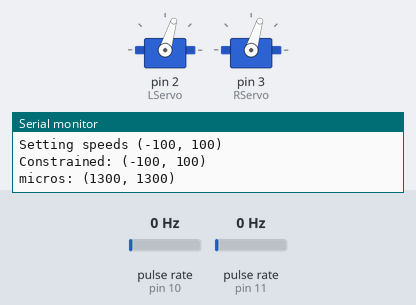
The sketch below on a simulated Arduino Uno, built with avr-gcc and run on an emulated ATmega328P. On the bench: 2 × servo, the last lines printed to the serial monitor. Wiring (inferred from the names in the program): 2 × pulse sensor: data pin 10 / data pin 11. The test bench sets the inputs (shaded band); at power-on: pulse rate (sensors on pin 10, pin 11) 0 Hz.

Above: at 0.1 s.
At 34.9 s:
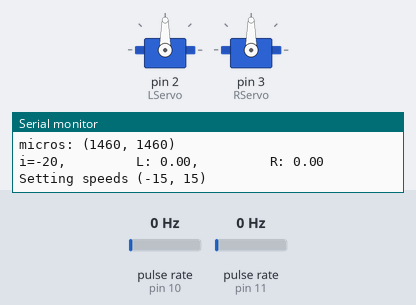
Timing chart, 0 to 40.0 s (numbered marks = the images above):
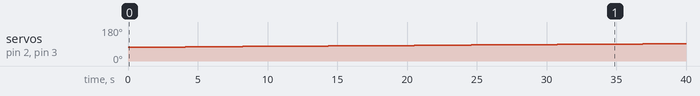

The sketch:

task2.ino
```cpp
#include <Servo.h>
#include <PinChangeInt.h>
#include "MyEncoders.h"
#include "MyServos.h"

extern float calibratedL[], calibratedR[];
Servo LServo, RServo;
char message[80];

void setup()
{
  initEncoders();
  Serial.begin(9600);
  LServo.attach(2);
  RServo.attach(3);


  calibrate();
  resetCounts();

  for(int i = 0; i<SAMPLESIZE; i++)
  {
    Serial.print(calibratedL[i]);
    Serial.print("    ");
    Serial.println(calibratedR[i]);
  }

}

void loop()
{
   delay(1000);
}
```

MyEncoders.h
```cpp
#ifndef __MY_ENCODERS__
#define __MY_ENCODERS__
#include <PinChangeInt.h>
#define Lservo 2
#define Rservo 3
#define Lencoder 10
#define Rencoder 11
volatile unsigned long Lticks;
volatile unsigned long Rticks;
volatile float LdeltaT;
volatile float RdeltaT;
volatile float timeL, timeR;

//this function sets the tick counts to 0
void resetCounts()
{
	Lticks = 0;
	Rticks = 0;
}

//this function should return the left and right tickcounts
// since either the start of the program or the last
//call to the function resetCounts()
void getCounts(unsigned long counts[])
{
	counts[0] = Lticks;
	counts[1] = Rticks;
}


//this function should return the instantaneous speeds of the wheels
//meassured in revolutions per second.
void getSpeeds(float speeds[])
{
  unsigned long now = millis();

  LdeltaT = now - timeL;
  RdeltaT = now - timeR;
//f = 1/T = 1/(32*deltaT)
	speeds[0] = (float)Lticks/(32.0f*LdeltaT) * 1000.0f;
	speeds[1] = (float)Rticks/(32.0f*RdeltaT) * 1000.0f;

 timeL = timeR = millis();

 resetCounts();
}

void LinterruptFunction()
{
	//float now = millis();
	//LdeltaT = (now - timeL);
	//timeL = millis();
		Lticks++;
}
void RinterruptFunction()
{
	//float now = millis();
	//RdeltaT = (now - timeR);
	//timeR = millis();
		Rticks++;
}

//this function should include whatever code necessary to initialize this module
void initEncoders()
{
    timeL = millis();
    timeR = timeL;

    pinMode(Lencoder, INPUT_PULLUP);
	attachPinChangeInterrupt(Lencoder, LinterruptFunction, FALLING);

	pinMode(Rencoder, INPUT_PULLUP);
	attachPinChangeInterrupt(Rencoder, RinterruptFunction, FALLING);
}


#endif
```

MyServos.h
```cpp
#ifndef __MY_SERVOS__
#define __MY_SERVOS__

#define SAMPLESIZE 41
//NOTE: you are allowed to modify this file as long as the functions
//implement the requested functionality
extern Servo LServo, RServo;
float calibratedL[SAMPLESIZE], calibratedR[SAMPLESIZE];

//this function should set the left and right speeds of the wheel
//when both inputs are positive the robot should move forward
//when both inputs are negative the robot should move backward
//microsLeft should encode the left wheel velocity and viceversa
//NOTE: REQUIRES -100 TO 100 RANGE FOR INPUTS
void setSpeeds(int speedL, int speedR)
{
	char message[80];

	sprintf(message,"Setting speeds (%d, %d)", speedL, speedR);
	Serial.println(message);
	speedL = constrain(speedL, -100, 100);
	speedR = constrain(speedR, -100, 100);

	sprintf(message, "Constrained: (%d, %d)", speedL, speedR);
	Serial.println(message);

	int tmpL = map(speedL, -100, 100, 1300, 1700);
	int tmpR = map(speedR, -100, 100, 1700, 1300);
	LServo.writeMicroseconds(tmpL);
	RServo.writeMicroseconds(tmpR);

	sprintf(message, "micros: (%d, %d)", tmpL, tmpR);
	Serial.println(message);

}

//same as the function setSpeeds, but the inputs now indicate
//the revolutions per second (rps) at which each wheel should spin
void setSpeedsRPS(float rpsLeft, float rpsRight)
{
	float microsLesser, microsGreater, micros, rps;
	int speeds[2];
	int greater, lesser, direction, start, end;

	for(int t=0; t<2; t++)
	{
		if(t==0)
			rps = rpsLeft;
		if(t==1)
			rps = rpsRight;
		//edge case for wheel not moving.
		if(rps == 0.0f)
		{
			micros = 0.0f;
			speeds[t] = (int)micros;
		}
		else
		{
			//wheel moves forward, filling 2nd half of calibrated array
			if(rps > 0.0f)
			{
				direction = 1;
				start = (SAMPLESIZE-1)/2;
				end = SAMPLESIZE-1;
			}
			else
			{
				//wheel moves reverse, filling 1st half of calibrated array
				direction = -1;
				start = (SAMPLESIZE-1)/2;
				end = 0;
				rps *= -1.0f;
			}

			int i= start;
			//increment i until rps is not greater or bound is reached
			if(t == 0)
				while(rps > calibratedL[i] && i >= 0 && i < SAMPLESIZE)
				{
					if(direction == 1)
						i++;
					else
						--i;
				}
			if(t == 1)
				while(rps > calibratedR[i] && i >= 0 && i < SAMPLESIZE)
				{
					if(direction == 1)
						i++;
					else
						--i;
				}

			//edge cases for array bounds
			if(i == SAMPLESIZE)
				micros = 100.0f;
			else if(i < 0)
				micros = -100.0f;
			else
			{
				lesser = i-direction;
				greater = i;

				if(direction == 1)
				{
					microsLesser = map(lesser, start, end, 0, 100);
					microsGreater = map(greater, start, end, 0, 100);
				}
				else if(direction == -1)
				{
					microsLesser = map(lesser, end, start, -100, 0);
					microsGreater = map(greater, end, start, -100, 0);
				}

				if(t == 0)
					micros = map(rps, calibratedL[lesser], calibratedL[greater], microsLesser, microsGreater);
				if(t == 1)
					micros = map(rps, calibratedR[lesser], calibratedR[greater], microsLesser, microsGreater);

				speeds[t] = (int)micros;
			}
		}
	}

  Serial.print("requested rps (");
  Serial.print(rpsLeft);
  Serial.print(", ");
  Serial.print(rpsRight);
	Serial.println(")");

	setSpeeds(speeds[0], speeds[1]);
}

//same as the function setSpeeds, but the inputs now indicate
//the inches per second (ips) at which each wheel should spin
void setSpeedsIPS(float ipsLeft, float ipsRight)
{
	float ipr = 8.1995f;	//inches per revolution
	float tmpL, tmpR;
	tmpL = ipsLeft/ipr;
	tmpR = ipsRight/ipr;

	Serial.print("requested ips L: ");
	Serial.print(ipsLeft);
	Serial.print(",     R: ");
	Serial.println(ipsRight);
	setSpeedsRPS(tmpL, tmpR);
}


//this function is meant for doing whatever necessary for the
//functions 'setSpeedsIPS' and 'setSpeedsRPS' to work properly
void calibrate()
{

	int speed;
	float speeds[2];

	getSpeeds(speeds);

	Serial.println("Calibrating ...");
	for(int i=0; i< SAMPLESIZE; i++)
	{

			speed = map(i, 0, SAMPLESIZE-1, -100, 100);
			setSpeeds(speed, -speed);
			delay(2000);
			getSpeeds(speeds);
			calibratedL[i]= speeds[0];
			calibratedR[i]= speeds[1];


		Serial.print("i="); Serial.print(speed);
	    Serial.print(",         L: ");
	    Serial.print(calibratedL[i]);
	    Serial.print(",         R: ");
	    Serial.println(calibratedR[i]);

	}
	Serial.println("Calibration done.\n");
}


//this function should make the robot move with a linear speed of v
//measured in inches per second, and an angular speed of w
//in rads per second. Positive ws should indicate a counterclockwise spin.
void setSpeedsvw(float v, float w)
{
	float vL, vR, dr, R;

	//R = radius of circle
	R = v / w;

	//dr = half the distance from wheel to wheel
	dr = 2.10f;
	vL = w * (R-dr);
	vR = w * (R+dr);

	setSpeedsIPS(vL, vR);

}


#endif
```

Measured:
- by itself, servo on pin 2 (LServo), servo on pin 3 (RServo): moves from 73° to 92° over 36.9 s
